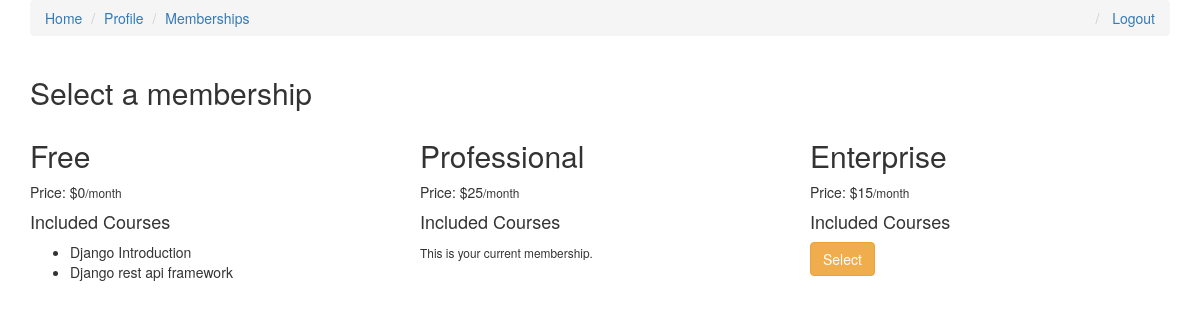
Screenshot of /memberships/ (signed in) with the database file from the repository.
### memberships/models.py (models this page shows)
class Membership(models.Model):
    slug = models.SlugField()
    membership_type = models.CharField(
                choices = MEMBERSHIP_CHOICES,
                default = 'Free',
                max_length=40,)
    price = models.IntegerField(default=15)
    stripe_plan_id = models.CharField(max_length=40)
    def __str__(self):
        return self.membership_type

### courses/models.py (models this page shows, shortened)
class Course(models.Model):
    slug = models.SlugField()
    title = models.CharField(max_length=40)
    description = models.TextField()
    allowed_memberships = models.ManyToManyField(Membership)

### memberships/views.py (the view, shortened to what this page needs)
# urls.py: path('', MembershipSelectView.as_view(), name='select'),
class MembershipSelectView(ListView):
    model = Membership
    template_name = "memberships_list.html"
    def get_context_data(self, *args, **kwargs):
        context = super().get_context_data(**kwargs)
        current_membership = get_user_membership(self.request)
        context['current_membership'] = str(current_membership.membership)
        return context

### memberships/views.py (called while the page is built)
def get_user_membership(request):
    user_membership_qs = UserMembership.objects.filter(user=request.user)
    if user_membership_qs.exists():
        return user_membership_qs.first()
    return None

### templates/memberships_list.html (shortened to what this page needs)
{% extends 'base.html' %}
{% block content %}
<div class="container">
    <h2>Select a membership</h2>
    <div class="row">
      {% for object in object_list %}
      <div class="col-sm-4 col-md-4">
          <h2>{{ object.membership_type }}</h2>
          <p>Price: ${{ object.price }}<small>/month</small> </p>
          <h4>Included Courses</h4>
          <ul>
            {% for course in object.course_set.all %}
              <li>{{ course.title }}</li>
            {% endfor %}
          </ul>
          {% if object.membership_type != 'Free' %}
              <form class="" action="{% url 'memberships:select' %}" method="POST">
                {% if object.membership_type != current_membership %}
                  <button class="btn btn-warning">Select</button>
                {% else %}
                  <small>This is your current membership. </small>
                {% endif %}
              </form>
          {% endif %}
      </div>
      {% endfor %}
    </div>
</div>
{% endblock %}

### templates/base.html (shortened to what this page needs)
{% load static %}
<!DOCTYPE html>
<html lang="en" dir="ltr">
  <head>
<link rel="stylesheet" href="https://maxcdn.bootstrapcdn.com/bootstrap/3.3.7/css/bootstrap.min.css">      <script src="https://js.stripe.com/v3/"></script>
   </head>
  <body>
    <div class="container">
        <ol class="breadcrumb">
            <li><a href="{% url 'courses:list' %}">Home</a></li>
            <li><a href="{% url 'memberships:profile' %}">Profile</a></li>
            {% if not request.user.is_authenticated %}
            <li class="pull-right"> <a href="{% url 'memberships:register' %}">Register</a> </li>
              <li class="pull-right"> <a href="{% url 'memberships:login' %}">Login</a> </li>
            {% else %}
            <li><a href="{% url 'memberships:select' %}">Memberships</a></li>
            <li class="pull-right"> <a href="{% url 'memberships:logout' %}">Logout</a> </li>
            {% endif %}
        </ol>
    </div>
          {% block content %}
          {% endblock content %}
  </body>
</html>

### rows the page displays
Membership: membership_type "Free", price "0"
Course: title "Django Introduction"
Course: title "Django rest api framework"
Membership: membership_type "Professional", price "25", shows "This is your current membership."
Membership: membership_type "Enterprise", price "15", shows "Select"
